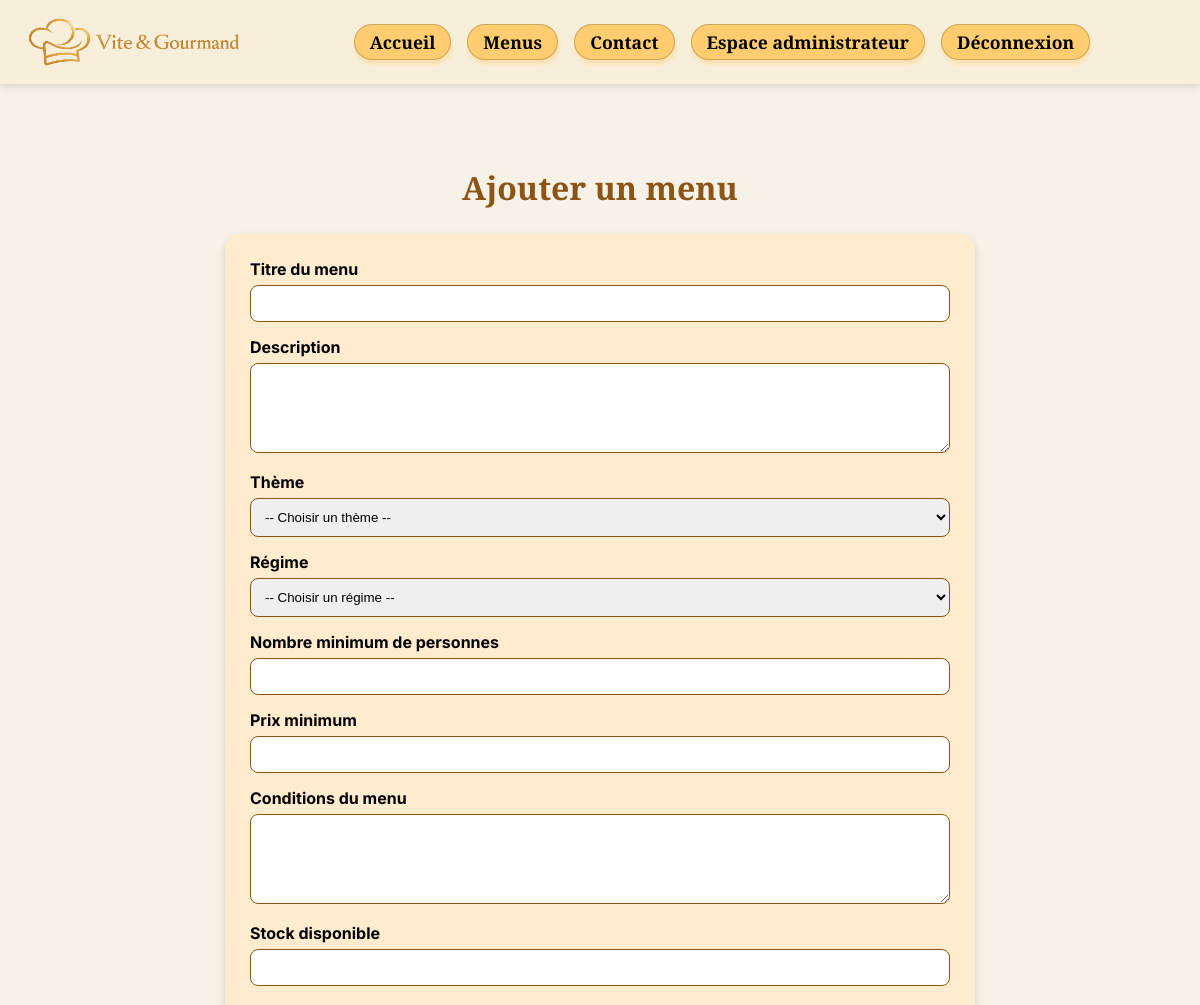
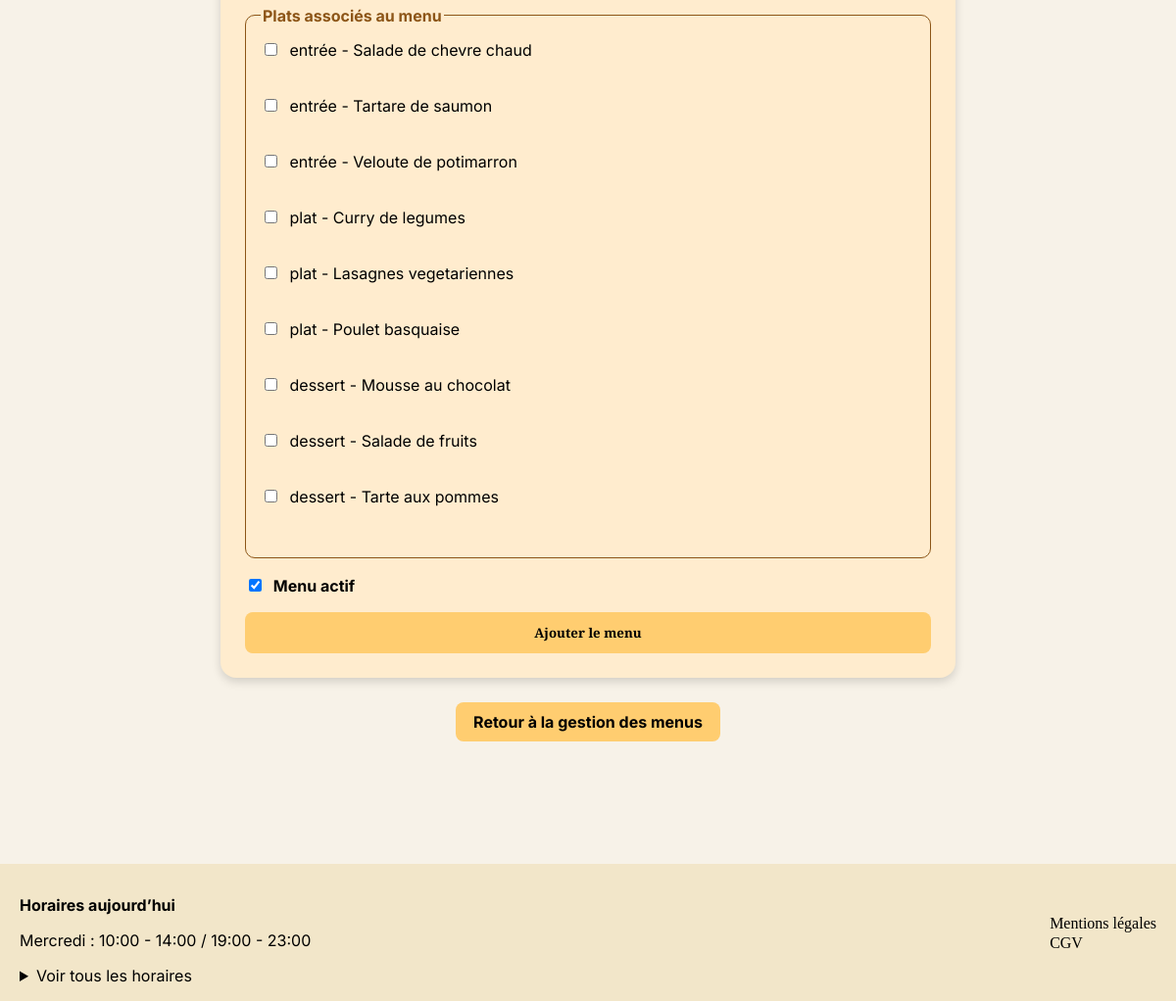
Screenshot of /public/employe-ajouter-menu.php (signed in) with the database file from the repository (2 pictures, top to bottom).
### tables this page shows
CREATE TABLE `plat` (
  `id` int(11) NOT NULL,
  `nom` varchar(150) NOT NULL,
  `description` text NOT NULL,
  `type_plat` enum('entrée','plat','dessert') NOT NULL,
  `actif` tinyint(1) NOT NULL DEFAULT 1
);

### public/employe-ajouter-menu.php (the view, shortened to what this page needs)
<?php
require_once __DIR__ . '/../includes/db.php';
$stmtPlats = $pdo->prepare("
    SELECT id, nom, type_plat
    FROM plat
    WHERE actif = 1
    ORDER BY type_plat, nom ASC
");
$stmtPlats->execute();
$plats = $stmtPlats->fetchAll(PDO::FETCH_ASSOC);
require_once __DIR__ . '/../includes/header.php';
?>
<main class="employe-ajouter-menu-page">
    <h1>Ajouter un menu</h1>
    <form method="POST" class="menu-form">
        <label for="titre">Titre du menu</label>
        <input type="text" id="titre" name="titre" required>
        <label for="description">Description</label>
        <textarea id="description" name="description" required></textarea>
        <label for="theme_id">Thème</label>
        <select name="theme_id" id="theme_id" required>
            <option value="">-- Choisir un thème --</option>
        </select>
        <label for="regime_id">Régime</label>
        <select name="regime_id" id="regime_id" required>
            <option value="">-- Choisir un régime --</option>
        </select>
        <label for="nombre_personne_min">Nombre minimum de personnes</label>
        <input type="number" id="nombre_personne_min" name="nombre_personne_min" min="1" required>
        <label for="prix_min">Prix minimum</label>
        <input type="number" id="prix_min" name="prix_min" min="0" step="0.01" required>
        <label for="condition_menu">Conditions du menu</label>
        <textarea id="condition_menu" name="condition_menu" required></textarea>
        <label for="stock_disponible">Stock disponible</label>
        <input type="number" id="stock_disponible" name="stock_disponible" min="0" required>
        <fieldset class="menu-form-fieldset">
            <legend>Plats associés au menu</legend>
            <?php foreach ($plats as $plat) : ?>
                <label>
                    <input
                        type="checkbox"
                        name="plats[]"
                        value="<?= htmlspecialchars($plat['id']) ?>"
                    >
                    <?= htmlspecialchars($plat['type_plat'] . ' - ' . $plat['nom']) ?>
                </label>
                <br>
            <?php endforeach; ?>
        </fieldset>
        <label class="menu-form-checkbox">
            <input type="checkbox" name="actif" checked>
            Menu actif
        </label>
        <button type="submit" class="menu-form-bouton">Ajouter le menu</button>
    </form>
    <a href="gestion-menus.php" class="menu-form-retour">Retour à la gestion des menus</a>
</main>
<?php require_once __DIR__ . '/../includes/footer.php'; ?>

### public/assets/css/style.css (style rules this page uses)
* { box-sizing: border-box; }
body { font-family: "Inter", sans-serif; background-color: #F7F2E8; color: #000; margin: 0; }
h1 { font-family: "Playfair Display", serif; }
h2, h3, nav a, button { font-family: "playfair", serif; }

### public/assets/css/auth.css (style rules this page uses)
form { max-width: 480px; margin: 50px auto; padding: 25px; background-color: #FFECCE; border-radius: 20px; box-shadow: 0 4px 10px rgba(0, 0, 0, 0.15); }
form button { width: 100%; padding: 12px; background-color: #FFCD70; border: 1px solid rgba(0, 0, 0, 0.2); border-radius: 999px; font-weight: bold; cursor: pointer; }

### public/assets/css/employe-menus.css (style rules this page uses)
.employe-menus-page, .modifier-menu-page, .employe-ajouter-menu-page { max-width: 1100px; margin: 0 auto; padding: 40px 20px; }
.employe-menus-page h1, .modifier-menu-page h1, .employe-ajouter-menu-page h1 { text-align: center; color: #8C5517; margin-bottom: 25px; }
.employe-menus-ajouter, .menu-form-retour { display: block; width: fit-content; margin: 0 auto 25px auto; padding: 10px 18px; background-color: #FFCD70; color: #000; text-decoration: none; border-radius: 8px; font-weight: bold; }
.menu-form { max-width: 750px; margin: 0 auto 25px auto; padding: 25px; background-color: #FFECCE; border-radius: 16px; box-shadow: 0 4px 10px rgba(0, 0, 0, 0.15); }
.menu-form label { display: block; margin-bottom: 6px; font-weight: bold; }
.menu-form input, .menu-form textarea, .menu-form select { width: 100%; padding: 10px; margin-bottom: 15px; border: 1px solid #8C5517; border-radius: 8px; }
.menu-form textarea { min-height: 90px; }
.menu-form-fieldset { margin: 10px 0 18px 0; padding: 15px; border: 1px solid #8C5517; border-radius: 10px; }
.menu-form-fieldset legend { color: #8C5517; font-weight: bold; }
.menu-form-fieldset label, .menu-form-checkbox { font-weight: normal; }
.menu-form-fieldset input, .menu-form-checkbox input { width: auto; margin-right: 8px; }
.menu-form-bouton { width: 100%; padding: 12px; background-color: #FFCD70; border: none; border-radius: 8px; font-weight: bold; cursor: pointer; }

### rows the page displays
plat: type_plat+nom "entrée - Salade de chevre chaud"
plat: type_plat+nom "entrée - Tartare de saumon"
plat: type_plat+nom "entrée - Veloute de potimarron"
plat: type_plat+nom "plat - Curry de legumes"
plat: type_plat+nom "plat - Lasagnes vegetariennes"
plat: type_plat+nom "plat - Poulet basquaise"
plat: type_plat+nom "dessert - Mousse au chocolat"
plat: type_plat+nom "dessert - Salade de fruits"
plat: type_plat+nom "dessert - Tarte aux pommes"
